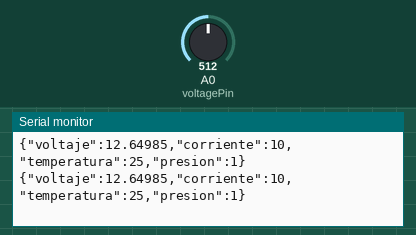
Bench run of a sketch on a simulated Arduino Uno, built with avr-gcc and run on an emulated ATmega328P. On the bench: the last lines printed to the serial monitor. The test bench sets the inputs (shaded band); at power-on: A0 (voltagePin) = 512.

Above: at 2.6 s.
2.7 s: A0 (voltagePin) set to 716
At 4.8 s:
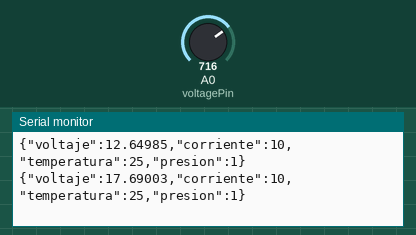
5.1 s: A0 (voltagePin) set to 900
At 6.4 s:
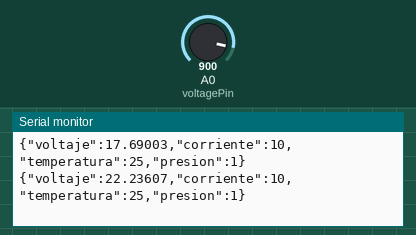
Timing chart, 0 to 8.1 s (numbered marks = the images above; inputs shaded):
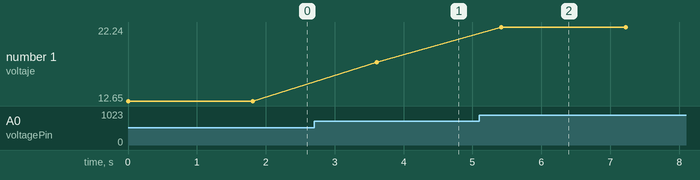

Measured:
- after the input at 2.7 s, the serial monitor: prints a new line after 0.91 s (image 1)
- after the input at 5.1 s, the serial monitor: prints a new line after 0.32 s (image 2)
- plotted number 1: 12.65 → 17.69 after the input at 2.7 s, 17.69 → 22.24 after the input at 5.1 s

The sketch:

sketch_oct17c.ino
```cpp
#include <ArduinoJson.h>

const int voltagePin = A0;   // Pin del sensor de voltaje
const int currentPin = A1;   // Pin del sensor de corriente

float voltageValue;  // Variable para el voltaje (0.0 a 25.0)
float currentValue = 10.0;  // Valor constante para la corriente en amperios
float temperatureValue = 25.0; // Valor constante para la temperatura en °C
float pressureValue = 1.0; // Valor constante para la presión en atm

void setup() {
  Serial.begin(9600);  // Iniciar puerto serie
}

void loop() {
  // Lectura del sensor de voltaje
  int voltageSensorValue = analogRead(voltagePin);
  voltageValue = fmap(voltageSensorValue, 0, 1023, 0.0, 25.275);  // Cambiar escala a 0.0 - 25.0

  // Crear el objeto JSON
  DynamicJsonDocument json(512);
  json["voltaje"] = voltageValue;
  json["corriente"] = currentValue;
  json["temperatura"] = temperatureValue;
  json["presion"] = pressureValue;

  // Serializar el objeto JSON y enviarlo por el puerto serie
  serializeJson(json, Serial);
  Serial.println();  // Nueva línea para que cada mensaje esté separado

  delay(1800);  // Esperar 1 segundo antes de la siguiente lectura
}

// Función para mapear valores float
float fmap(float x, float in_min, float in_max, float out_min, float out_max)
{
  return (x - in_min) * (out_max - out_min) / (in_max - in_min) + out_min;
}
```
